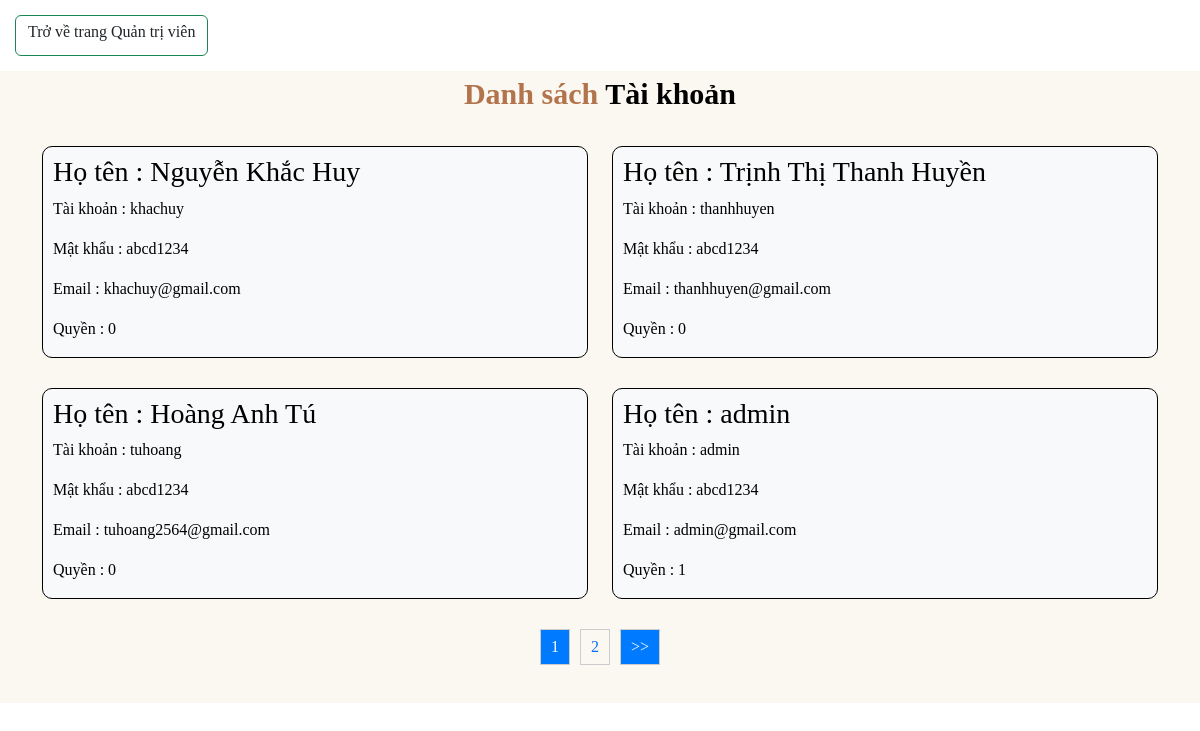
The page /admin/show_accounts.php on the database its author committed.
### tables this page shows
CREATE TABLE IF NOT EXISTS `accounts` (
  `id` int(11) NOT NULL AUTO_INCREMENT,
  `username` varchar(255) NOT NULL,
  `password` varchar(255) NOT NULL,
  `name` varchar(255) NOT NULL,
  `email` varchar(255) NOT NULL,
  `permission` int(11) NOT NULL DEFAULT 0,
  PRIMARY KEY (`id`)
);

### admin/show_accounts.php (the view, shortened to what this page needs)
<?php
include('../connect/connect.php');
$productsPerPage = 12;
$current_page = 1;
?>
<!doctype html>
<html lang="en">
<head>
  <link href="https://cdn.jsdelivr.net/npm/bootstrap@5.3.2/dist/css/bootstrap.min.css" rel="stylesheet">
  <link href="https://getbootstrap.com/docs/5.3/assets/css/docs.css" rel="stylesheet">
  <link rel="stylesheet" href="https://cdnjs.cloudflare.com/ajax/libs/font-awesome/6.4.2/css/all.min.css" />
</head>
<body>
    <div class="admin justify-content-center">
    <a href="./admin_service.php">
    <button class="btn btn-outline-success text-dark"><h6>Trở về trang Quản trị viên</h6></button>
    </a>
    </div>
   <main>
    <section class="specialty-coffees menu" id="menu">
      <div class="heading2"><span>Danh sách</span> Tài khoản</div>
      <div class="container">
        <div class="row">
          <?php
$offset = ($current_page - 1) * $productsPerPage;
$sql_cf1 = mysqli_query($conn, "SELECT * FROM accounts ORDER BY id DESC LIMIT $offset, $productsPerPage");
while ($row_cf1 = mysqli_fetch_array($sql_cf1)) {
?>
            <div class="col-md-6 py-3 py-md-0">
              <div class=" py-3 py-md-0">
                <div class="bg-light" style="border:1px solid black; border-radius:10px;">
                <div class="mt-2 py-3 py-md-0" style="margin-left: 10px;">
                  <h3 class="" style="color: black;">Họ tên : <?php echo $row_cf1['name'] ?></h3>
                  <p class="" style="color: black;">Tài khoản : <?php echo $row_cf1['username'] ?></p>
                  <p class="" style="color: black;">Mật khẩu : <?php echo $row_cf1['password'] ?></p>
                  <p class="" style="color: black;">Email : <?php echo $row_cf1['email'] ?></p>
                  <p class="" style="color: black;">Quyền : <?php echo $row_cf1['permission'] ?></p>
                </div>
                </div>
              </div>
              <div class="w-100" style="height: 30px;"></div>
            </div>
          <?php
          }
          ?>
        </div>
      </div>
      <div class="pagination">
    <?php
    $total_products = mysqli_num_rows(mysqli_query($conn, "SELECT * FROM products WHERE category_name LIKE '%Caphe%' AND status = '1'"));
    $total_pages = ceil($total_products / $productsPerPage);
    for ($i = 1; $i <= $total_pages; $i++) {
        echo '<a href="?page=' . $i . '"';
        if ($i == $current_page) {
            echo ' class="active"';
        }
        echo '>' . $i . '</a>';
    }
    if ($current_page < $total_pages) {
        echo '<a href="?page=' . ($current_page + 1) . '" class="next">>></a>';
    }
    ?>
</div>
    </section>
  </main>
  </body>
</html>

### rows shown on the page
accounts: name "Nguyễn Khắc Huy", username "khachuy", password "abcd1234", email "khachuy@gmail.com", permission "0"
accounts: name "Trịnh Thị Thanh Huyền", username "thanhhuyen", password "abcd1234", email "thanhhuyen@gmail.com", permission "0"
accounts: name "Hoàng Anh Tú", username "tuhoang", password "abcd1234", email "tuhoang2564@gmail.com", permission "0"
accounts: name "admin", username "admin", password "abcd1234", email "admin@gmail.com", permission "1"
